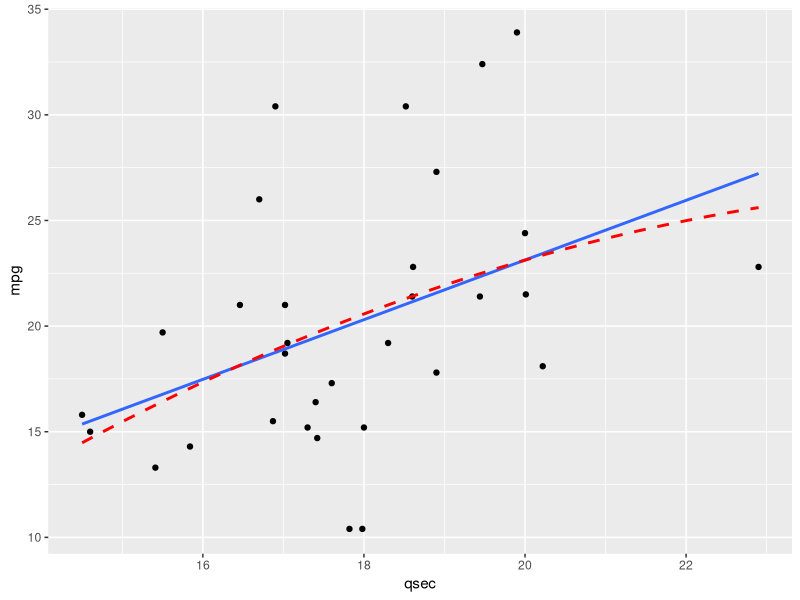
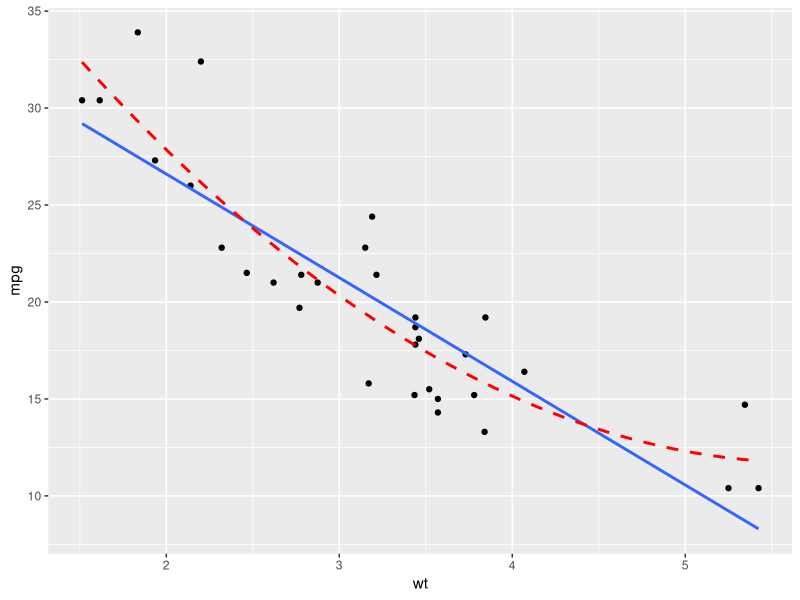
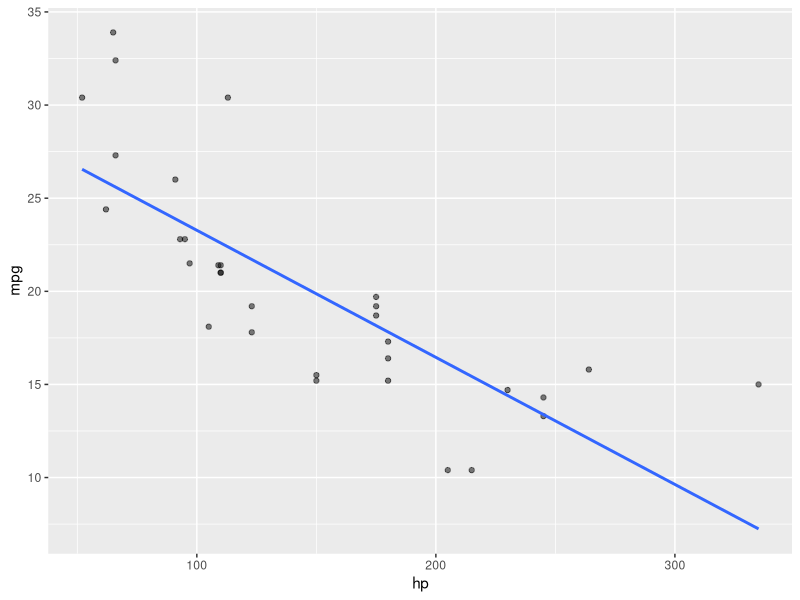
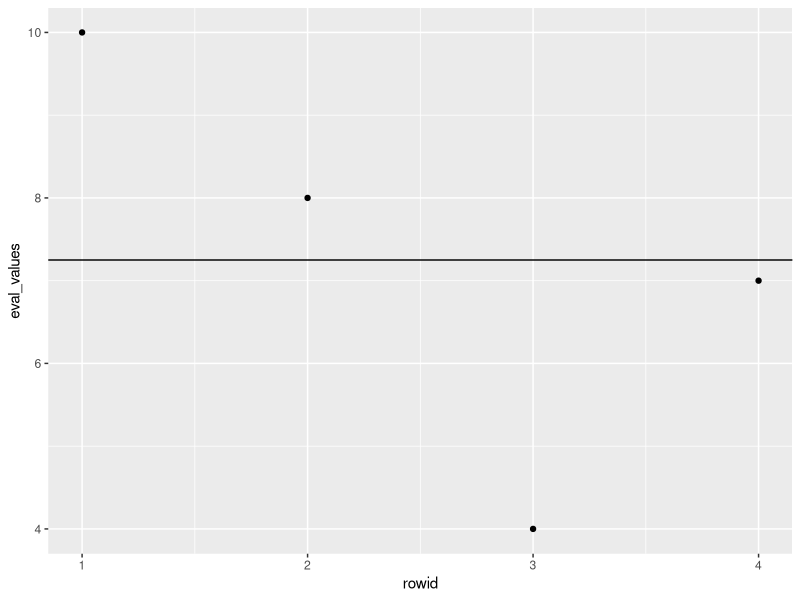
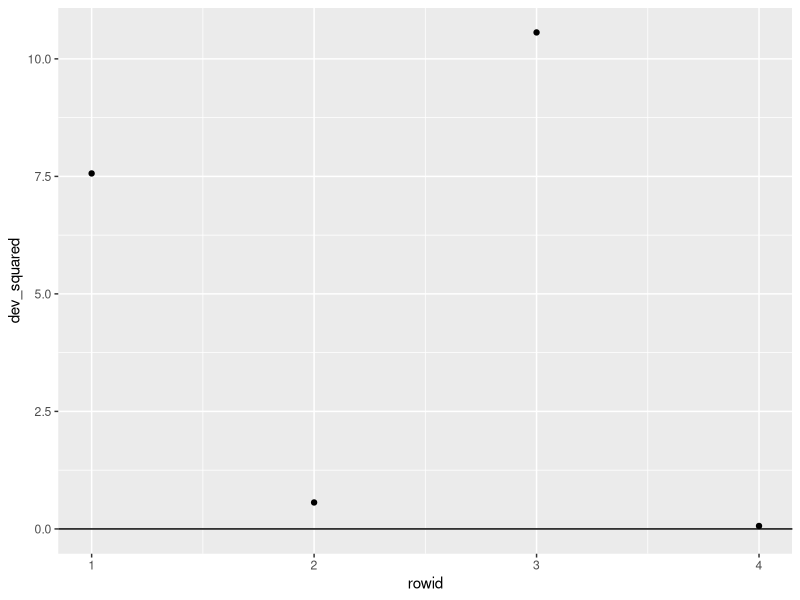

These charts were generated, in order, by the following R code:
## ---- chunk 1
library(tidyverse)
options(scipen = 9999)
## ---- chunk 2
mtcars %>% 
  ggplot(aes(qsec, mpg)) + 
  geom_point() + 
  geom_smooth(method = 'lm', se = FALSE) +
  geom_smooth(method = 'lm', se = FALSE, color = 'red', linetype = 2, formula = y ~ x + I(x^2))
## ---- chunk 3
mtcars %>% 
  ggplot(aes(wt, mpg)) + 
  geom_point() + 
  geom_smooth(method = 'lm', se = FALSE) +
  geom_smooth(method = 'lm', se = FALSE, color = 'red', linetype = 2, formula = y ~ x + I(x^2))
## ---- chunk 4
mtcars %>% 
  ggplot(aes(hp, mpg)) + 
  geom_point(alpha = .5) + 
  geom_smooth(method = 'lm', se = FALSE)
## ---- chunk 5
(10 + 8 + 4 + 7)/4
## ---- chunk 6
data_df <- data.frame(eval_values = c(10, 8, 4, 7),
                      mean = c(7.25, 7.25, 7.25, 7.25),
                      deviance = c('', '', '', ''),
                      dev_squared = c('', '', '', ''))
data_df
## ---- chunk 7
data_df$deviance <- data_df$eval_values - data_df$mean
data_df$dev_squared <- data_df$deviance^2
data_df
## ---- chunk 8
data_df
## ---- chunk 9
data_df %>% 
  rowid_to_column() %>% 
  ggplot(aes(rowid, eval_values)) + 
  geom_point() +
  geom_hline(yintercept = data_df$mean)
## ---- chunk 10
data_df %>% 
  rowid_to_column() %>% 
  ggplot(aes(rowid, dev_squared)) + 
  geom_point() +
  geom_hline(yintercept = 0)
